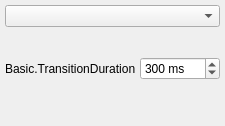
		<widget class="OBSDock" name="transitionsDock">
			<property name="features">
				<set>QDockWidget::AllDockWidgetFeatures</set>
			</property>
			<property name="windowTitle">
				<string>Basic.SceneTransitions</string>
			</property>
			<attribute name="dockWidgetArea">
				<number>8</number>
			</attribute>
			<widget class="QWidget" name="dockWidgetContents_5">
				<layout class="QVBoxLayout" name="verticalLayout_3">
					<property name="leftMargin">
						<number>4</number>
					</property>
					<property name="topMargin">
						<number>4</number>
					</property>
					<property name="rightMargin">
						<number>4</number>
					</property>
					<property name="bottomMargin">
						<number>4</number>
					</property>
					<item>
						<widget class="QWidget" name="transitionsContainer" native="true">
							<layout class="QVBoxLayout" name="verticalLayout_2">
								<property name="spacing">
									<number>4</number>
								</property>
								<property name="leftMargin">
									<number>1</number>
								</property>
								<property name="topMargin">
									<number>1</number>
								</property>
								<property name="rightMargin">
									<number>1</number>
								</property>
								<property name="bottomMargin">
									<number>2</number>
								</property>
								<item>
									<widget class="QComboBox" name="transitions">
										<property name="minimumSize">
											<size>
												<width>120</width>
												<height>0</height>
											</size>
										</property>
										<property name="accessibleName">
											<string>Transition</string>
										</property>
									</widget>
								</item>
								<item>
									<layout class="QHBoxLayout" name="horizontalLayout_4">
										<property name="spacing">
											<number>4</number>
										</property>
										<item>
											<spacer name="horizontalSpacer">
												<property name="orientation">
													<enum>Qt::Horizontal</enum>
												</property>
												<property name="sizeType">
													<enum>QSizePolicy::Expanding</enum>
												</property>
												<property name="sizeHint" stdset="0">
													<size>
														<width>40</width>
														<height>20</height>
													</size>
												</property>
											</spacer>
										</item>
										<item>
											<widget class="QPushButton" name="transitionAdd">
												<property name="sizePolicy">
													<sizepolicy hsizetype="Maximum" vsizetype="Maximum">
														<horstretch>0</horstretch>
														<verstretch>0</verstretch>
													</sizepolicy>
												</property>
												<property name="maximumSize">
													<size>
														<width>22</width>
														<height>22</height>
													</size>
												</property>
												<property name="toolTip">
													<string>Basic.AddTransition</string>
												</property>
												<property name="accessibleName">
													<string>Basic.AddTransition</string>
												</property>
												<property name="text">
													<string notr="true"/>
												</property>
												<property name="icon">
													<iconset>
														<normaloff>:/res/images/add.png</normaloff>:/res/images/add.png
													</iconset>
												</property>
												<property name="flat">
													<bool>true</bool>
												</property>
												<property name="themeID" stdset="0">
													<string notr="true">addIconSmall</string>
												</property>
											</widget>
										</item>
										<item>
											<widget class="QPushButton" name="transitionRemove">
												<property name="sizePolicy">
													<sizepolicy hsizetype="Maximum" vsizetype="Maximum">
														<horstretch>0</horstretch>
														<verstretch>0</verstretch>
													</sizepolicy>
												</property>
												<property name="maximumSize">
													<size>
														<width>22</width>
														<height>22</height>
													</size>
												</property>
												<property name="toolTip">
													<string>Basic.RemoveTransition</string>
												</property>
												<property name="accessibleName">
													<string>Basic.RemoveTransition</string>
												</property>
												<property name="text">
													<string notr="true"/>
												</property>
												<property name="icon">
													<iconset>
														<normaloff>:/res/images/list_remove.png</normaloff>:/res/images/list_remove.png
													</iconset>
												</property>
												<property name="flat">
													<bool>true</bool>
												</property>
												<property name="themeID" stdset="0">
													<string notr="true">removeIconSmall</string>
												</property>
											</widget>
										</item>
										<item>
											<widget class="QPushButton" name="transitionProps">
												<property name="sizePolicy">
													<sizepolicy hsizetype="Maximum" vsizetype="Maximum">
														<horstretch>0</horstretch>
														<verstretch>0</verstretch>
													</sizepolicy>
												</property>
												<property name="maximumSize">
													<size>
														<width>22</width>
														<height>22</height>
													</size>
												</property>
												<property name="toolTip">
													<string>Basic.TransitionProperties</string>
												</property>
												<property name="accessibleName">
													<string>Basic.TransitionProperties</string>
												</property>
												<property name="text">
													<string notr="true"/>
												</property>
												<property name="icon">
													<iconset>
														<normaloff>:/res/images/configuration21_16.png</normaloff>:/res/images/configuration21_16.png
													</iconset>
												</property>
												<property name="flat">
													<bool>true</bool>
												</property>
												<property name="themeID" stdset="0">
													<string notr="true">configIconSmall</string>
												</property>
											</widget>
										</item>
									</layout>
								</item>
								<item>
									<layout class="QHBoxLayout" name="horizontalLayout_3">
										<property name="spacing">
											<number>4</number>
										</property>
										<item>
											<widget class="QLabel" name="transitionDurationLabel">
												<property name="sizePolicy">
													<sizepolicy hsizetype="Maximum" vsizetype="Preferred">
														<horstretch>0</horstretch>
														<verstretch>0</verstretch>
													</sizepolicy>
												</property>
												<property name="text">
													<string>Basic.TransitionDuration</string>
												</property>
												<property name="buddy">
													<cstring>transitionDuration</cstring>
												</property>
											</widget>
										</item>
										<item>
											<widget class="QSpinBox" name="transitionDuration">
												<property name="accessibleName">
													<string>Basic.TransitionDuration</string>
												</property>
												<property name="suffix">
													<string> ms</string>
												</property>
												<property name="minimum">
													<number>2</number>
												</property>
												<property name="maximum">
													<number>10000</number>
												</property>
												<property name="singleStep">
													<number>50</number>
												</property>
												<property name="value">
													<number>300</number>
												</property>
											</widget>
										</item>
									</layout>
								</item>
								<item>
									<spacer name="verticalSpacer">
										<property name="orientation">
											<enum>Qt::Vertical</enum>
										</property>
										<property name="sizeHint" stdset="0">
											<size>
												<width>20</width>
												<height>40</height>
											</size>
										</property>
									</spacer>
								</item>
							</layout>
						</widget>
					</item>
				</layout>
			</widget>
		</widget>
